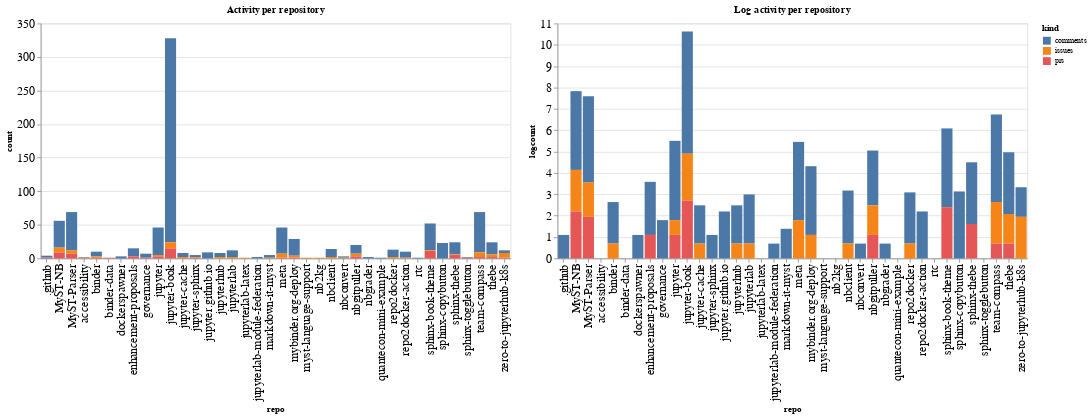

The notebook cell this image was saved under:
### Code cell
ch1 = alt.Chart(repo_summaries, width=600, title="Activity per repository").mark_bar().encode(
    x='repo',
    y='count',
    color='kind',
    tooltip="kind"
)

ch2 = alt.Chart(repo_summaries, width=600, title="Log activity per repository").mark_bar().encode(
    x='repo',
    y='logcount',
    color='kind',
    tooltip="kind"
)

ch1 | ch2

### Figure 1 — Vega-Lite specification as saved in the notebook (floating-point values rounded to 4 significant figures)
{"config": {"axisLeft": {"labelFontSize": 15}, "axisBottom": {"labelFontSize": 15}}, "hconcat": [{"mark": "bar", "encoding": {"color": {"type": "nominal", "field": "kind"}, "tooltip": {"type": "nominal", "field": "kind"}, "x": {"type": "nominal", "field": "repo"}, "y": {"type": "quantitative", "field": "count"}}, "title": "Activity per repository", "width": 600}, {"mark": "bar", "encoding": {"color": {"type": "nominal", "field": "kind"}, "tooltip": {"type": "nominal", "field": "kind"}, "x": {"type": "nominal", "field": "repo"}, "y": {"type": "quantitative", "field": "logcount"}}, "title": "Log activity per repository", "width": 600}], "data": {"name": "data-74c6616f69622787af36cc1f9ea7c40d"}, "$schema": "https://vega.github.io/schema/vega-lite/v4.8.1.json", "datasets": {"data-74c6616f69622787af36cc1f9ea7c40d": [{"repo": ".github", "kind": "comments", "count": 3, "logcount": 1.099}, {"repo": ".github", "kind": "prs", "count": 1, "logcount": 0.0}, {"repo": "MyST-NB", "kind": "comments", "count": 40, "logcount": 3.689}, {"repo": "MyST-NB", "kind": "issues", "count": 7, "logcount": 1.946}, {"repo": "MyST-NB", "kind": "prs", "count": 9, "logcount": 2.197}, {"repo": "MyST-Parser", "kind": "comments", "count": 57, "logcount": 4.043}, {"repo": "MyST-Parser", "kind": "issues", "count": 5, "logcount": 1.609}, {"repo": "MyST-Parser", "kind": "prs", "count": 7, "logcount": 1.946}, {"repo": "accessibility", "kind": "comments", "count": 1, "logcount": 0.0}, {"repo": "accessibility", "kind": "issues", "count": 1, "logcount": 0.0}, {"repo": "binder", "kind": "comments", "count": 7, "logcount": 1.946}, {"repo": "binder", "kind": "issues", "count": 2, "logcount": 0.6931}, {"repo": "binder", "kind": "prs", "count": 1, "logcount": 0.0}, {"repo": "binder-data", "kind": "prs", "count": 1, "logcount": 0.0}, {"repo": "dockerspawner", "kind": "comments", "count": 3, "logcount": 1.099}, {"repo": "enhancement-proposals", "kind": "comments", "count": 12, "logcount": 2.485}, {"repo": "enhancement-proposals", "kind": "prs", "count": 3, "logcount": 1.099}, {"repo": "governance", "kind": "comments", "count": 6, "logcount": 1.792}, {"repo": "governance", "kind": "prs", "count": 1, "logcount": 0.0}, {"repo": "jupyter", "kind": "comments", "count": 41, "logcount": 3.714}, {"repo": "jupyter", "kind": "issues", "count": 2, "logcount": 0.6931}, {"repo": "jupyter", "kind": "prs", "count": 3, "logcount": 1.099}, {"repo": "jupyter-book", "kind": "comments", "count": 304, "logcount": 5.717}, {"repo": "jupyter-book", "kind": "issues", "count": 9, "logcount": 2.197}, {"repo": "jupyter-book", "kind": "prs", "count": 15, "logcount": 2.708}, {"repo": "jupyter-cache", "kind": "comments", "count": 6, "logcount": 1.792}, {"repo": "jupyter-cache", "kind": "issues", "count": 2, "logcount": 0.6931}, {"repo": "jupyter-sphinx", "kind": "comments", "count": 3, "logcount": 1.099}, {"repo": "jupyter-sphinx", "kind": "issues", "count": 1, "logcount": 0.0}, {"repo": "jupyter-sphinx", "kind": "prs", "count": 1, "logcount": 0.0}, {"repo": "jupyter.github.io", "kind": "comments", "count": 9, "logcount": 2.197}, {"repo": "jupyterhub", "kind": "comments", "count": 6, "logcount": 1.792}, {"repo": "jupyterhub", "kind": "issues", "count": 2, "logcount": 0.6931}, {"repo": "jupyterlab", "kind": "comments", "count": 10, "logcount": 2.303}, {"repo": "jupyterlab", "kind": "issues", "count": 2, "logcount": 0.6931}, {"repo": "jupyterlab-latex", "kind": "issues", "count": 1, "logcount": 0.0}, {"repo": "jupyterlab-module-federation", "kind": "comments", "count": 2, "logcount": 0.6931}, {"repo": "markdown-it-myst", "kind": "comments", "count": 4, "logcount": 1.386}, {"repo": "markdown-it-myst", "kind": "issues", "count": 1, "logcount": 0.0}, {"repo": "meta", "kind": "comments", "count": 39, "logcount": 3.664}, {"repo": "meta", "kind": "issues", "count": 6, "logcount": 1.792}, {"repo": "meta", "kind": "prs", "count": 1, "logcount": 0.0}, {"repo": "mybinder.org-deploy", "kind": "comments", "count": 25, "logcount": 3.219}, {"repo": "mybinder.org-deploy", "kind": "issues", "count": 3, "logcount": 1.099}, {"repo": "mybinder.org-deploy", "kind": "prs", "count": 1, "logcount": 0.0}, {"repo": "myst-language-support", "kind": "issues", "count": 1, "logcount": 0.0}, {"repo": "nb2kg", "kind": "issues", "count": 1, "logcount": 0.0}, {"repo": "nbclient", "kind": "comments", "count": 12, "logcount": 2.485}, {"repo": "nbclient", "kind": "issues", "count": 2, "logcount": 0.6931}, {"repo": "nbconvert", "kind": "comments", "count": 2, "logcount": 0.6931}, {"repo": "nbconvert", "kind": "issues", "count": 1, "logcount": 0.0}, {"repo": "nbgitpuller", "kind": "comments", "count": 13, "logcount": 2.565}, {"repo": "nbgitpuller", "kind": "issues", "count": 4, "logcount": 1.386}, {"repo": "nbgitpuller", "kind": "prs", "count": 3, "logcount": 1.099}, {"repo": "nbgrader", "kind": "comments", "count": 2, "logcount": 0.6931}, {"repo": "quantecon-mini-example", "kind": "comments", "count": 1, "logcount": 0.0}, {"repo": "repo2docker", "kind": "comments", "count": 11, "logcount": 2.398}, {"repo": "repo2docker", "kind": "issues", "count": 2, "logcount": 0.6931}, {"repo": "repo2docker-action", "kind": "comments", "count": 9, "logcount": 2.197}, {"repo": "repo2docker-action", "kind": "issues", "count": 1, "logcount": 0.0}, {"repo": "rtc", "kind": "comments", "count": 1, "logcount": 0.0}, {"repo": "sphinx-book-theme", "kind": "comments", "count": 40, "logcount": 3.689}, {"repo": "sphinx-book-theme", "kind": "issues", "count": 1, "logcount": 0.0}, {"repo": "sphinx-book-theme", "kind": "prs", "count": 11, "logcount": 2.398}, {"repo": "sphinx-copybutton", "kind": "comments", "count": 23, "logcount": 3.135}, {"repo": "sphinx-thebe", "kind": "comments", "count": 18, "logcount": 2.89}, {"repo": "sphinx-thebe", "kind": "issues", "count": 1, "logcount": 0.0}, {"repo": "sphinx-thebe", "kind": "prs", "count": 5, "logcount": 1.609}, {"repo": "sphinx-togglebutton", "kind": "comments", "count": 1, "logcount": 0.0}, {"repo": "sphinx-togglebutton", "kind": "prs", "count": 1, "logcount": 0.0}, {"repo": "team-compass", "kind": "comments", "count": 60, "logcount": 4.094}, {"repo": "team-compass", "kind": "issues", "count": 7, "logcount": 1.946}, {"repo": "team-compass", "kind": "prs", "count": 2, "logcount": 0.6931}, {"repo": "thebe", "kind": "comments", "count": 18, "logcount": 2.89}, {"repo": "thebe", "kind": "issues", "count": 4, "logcount": 1.386}, {"repo": "thebe", "kind": "prs", "count": 2, "logcount": 0.6931}, {"repo": "zero-to-jupyterhub-k8s", "kind": "comments", "count": 4, "logcount": 1.386}, {"repo": "zero-to-jupyterhub-k8s", "kind": "issues", "count": 7, "logcount": 1.946}, {"repo": "zero-to-jupyterhub-k8s", "kind": "prs", "count": 1, "logcount": 0.0}]}}
